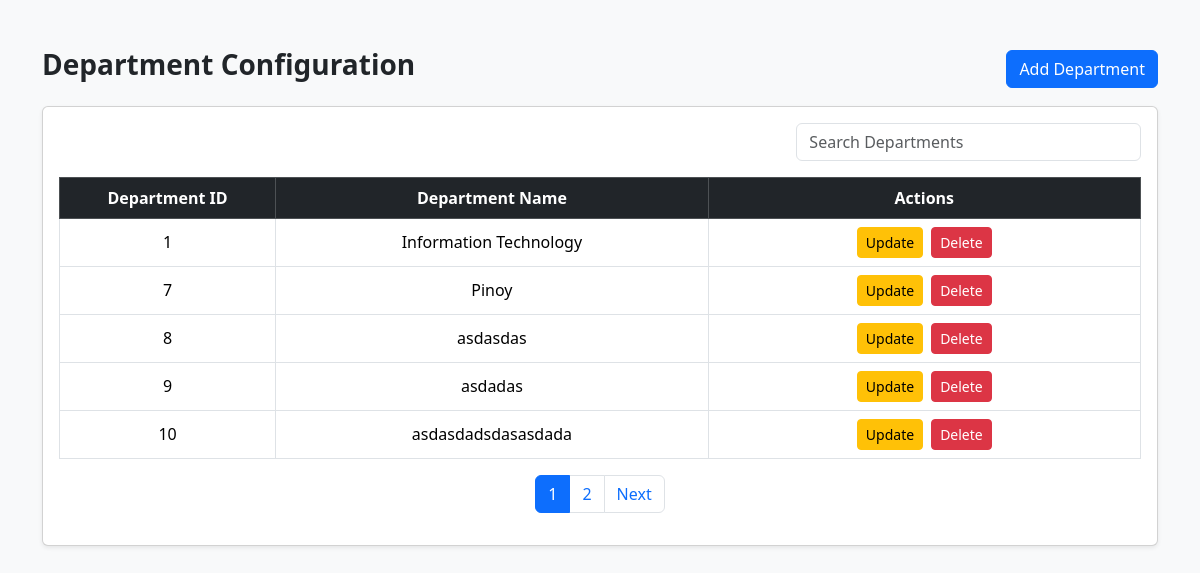
Page /deptMaintenance on the committed database.
### userLogin/models.py (models this page shows, shortened)
class TblAdmDepartment(models.Model):
    dept = models.CharField(max_length=100)

### userLogin/views.py (the view)
# urls.py: path('deptMaintenance',deptMaintenance,name="deptMaintenance"),
def deptMaintenance(request):
        dept_List = TblAdmDepartment.objects.all().order_by('id')
        paginator = Paginator(dept_List,5)
        page_number = request.GET.get('page')
        dept_count = paginator.get_page(page_number)
        return render(request,'UI_DeptMaintenance.html',{'dept_count':dept_count})

### userLogin/templates/UI_DeptMaintenance.html (shortened to what this page needs)
<!DOCTYPE html>
<html lang="en">
<head>
    <link href="https://cdn.jsdelivr.net/npm/bootstrap@5.3.2/dist/css/bootstrap.min.css" rel="stylesheet">
</head>
<body class="bg-light">
<div class="container mt-5">
    <div class="d-flex justify-content-between align-items-center mb-3">
        <h3 class="fw-bold">Department Configuration</h3>
        <button href="#" class="btn btn-primary" data-bs-toggle="modal" data-bs-target="#addDeptModal">
            Add Department
        </button>
    </div>
    <div class="card shadow-sm">
        <div class="card-body">
            <div class ="row mb-3">
                <div class="col-md-4 ms-auto">
                    <input type="text" id="deptSearch" class="form-control" placeholder="Search Departments">
                </div>
            </div>
            <div class="table-responsive">
                <table class="table table-bordered table-hover align-middle text-center" id="depTable">
                    <thead class="table-dark">
                        <tr>
                            <th style="width: 20%;">Department ID</th>
                            <th style="width: 40%;">Department Name</th>
                            <th style="width: 40%;">Actions</th>
                        </tr>
                    </thead>
                    <tbody>
                        {% for x in dept_count %}
                        <tr>
                            <td>{{ x.id }}</td>
                            <td>{{ x.dept }}</td>
                            <td>
                                <div class="d-flex justify-content-center gap-2">
                                    <a href="#"
                                       class="btn btn-sm btn-warning"
                                       data-bs-toggle="modal"
                                    data-bs-target="#updateDeptModal{{ x.id }}">
                                        Update
                                    </a>
                                    <a href="{% url 'deptDelete' x.id %}"
                                       class="btn btn-sm btn-danger"
                                       onclick="return confirm('Are you sure you want to delete this department?');">
                                        Delete
                                    </a>
                                </div>
                            </td>
                        </tr>
                        {% empty %}
                        <tr>
                            <td colspan="3" class="text-center text-muted">
                                No departments found.
                            </td>
                        </tr>
                        {% endfor %}
                    </tbody>
                </table>
                <nav>
                    <ul class ="pagination justify-content-center">
                        {% for num in dept_count.paginator.page_range %}
                        <li class ="page-item {% if dept_count.number == num %}active{% endif %}">
                            <a class ="page-link" href="?page={{ num }}">{{ num }}</a>
                        </li>
                        {% endfor %}
                        {% if dept_count.has_next %}
                        <li class="page-item">
                            <a class ="page-link" href="?page={{ dept_count.next_page_number}}">
                                Next</a>
                        </li>
                        {% endif %}
                    </ul>
                </nav>
            </div>
        </div>
    </div>
</div>
</body>
</html>

### rows in the picture
TblAdmDepartment: id "1", dept "Information Technology"
TblAdmDepartment: id "7", dept "Pinoy"
TblAdmDepartment: id "8", dept "asdasdas"
TblAdmDepartment: id "9", dept "asdadas"
TblAdmDepartment: id "10", dept "asdasdadsdasasdada"

### other values in the picture
{{ num }} "1" "2"
